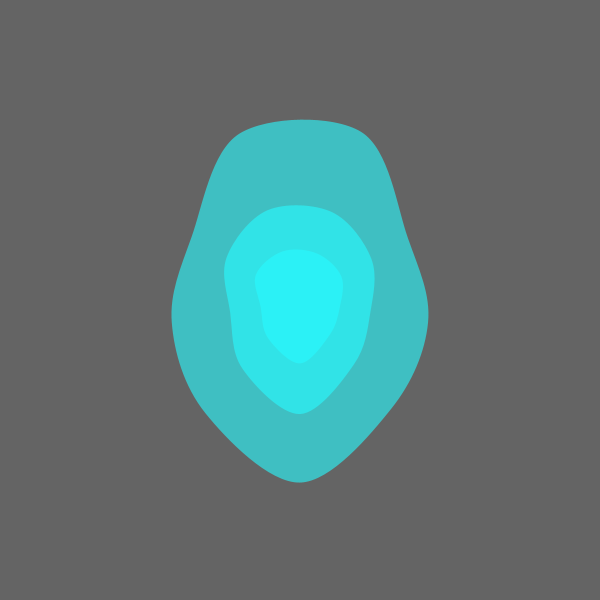
Frame 1 (no input)
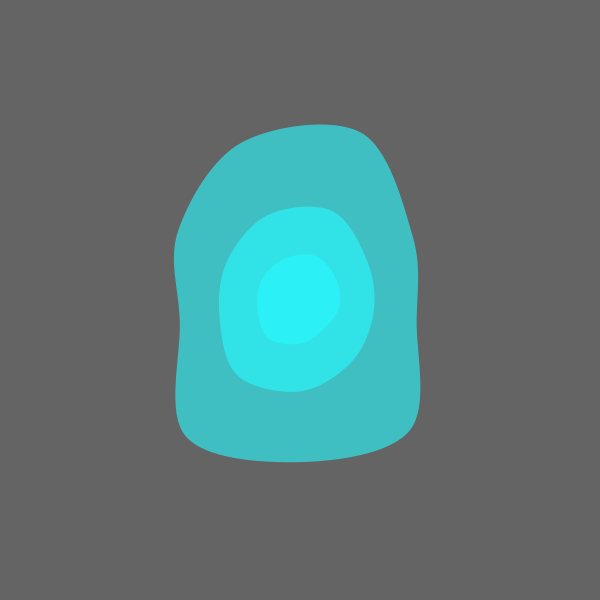
Frame 60 (the mouse pressed at the canvas centre just before this capture)
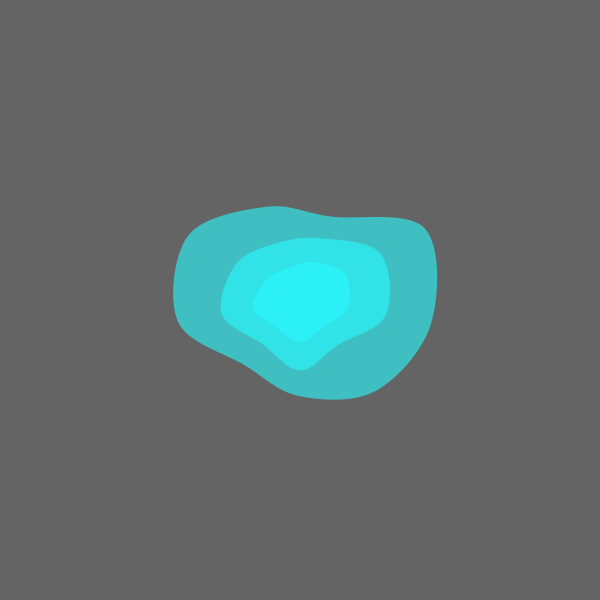
Frame 120 (the mouse held since frame 60 and released just before this capture)

The Processing sketch that drew these frames (run headless with seeded random() and noise(); from frame 60 on, the mouse is pressed at the canvas centre):

// Processing sketch: vertexCircleNoise
// ── vertexCircleNoise.pde


void setup(){
 size( 600, 600 ); 
}

void draw(){
  
  background(100);
  drawBlob( width / 2.0, height / 2.0, 250, 50, #27FAFF, 155.0, 10, 100 );
  drawBlob( width / 2.0, height / 2.0, 150, 20, #27FAFF, 155.0, 10, 300 );
  drawBlob( width / 2.0, height / 2.0, 80, 10, #27FAFF, 155.0, 10, 400 );

}

void drawBlob( float px, float py, float maxRadius, float minRadius, color blobColor, float opacity, int resolution, int timeOffset ){
  
  float angleStep = TWO_PI / (resolution-1);
  float posX[] = new float[resolution];
  float posY[] = new float[resolution];
  
  for( int i = 0; i < resolution; i++){
    
    float angle = i * angleStep;
    posX[i] = sin( angle );
    posY[i] = cos( angle );
    
    float m = ( millis() + timeOffset ) / 1000.0;
    float n = noise( posX[i] + m/10.0, posY[i] + m/10.0, m );
    
    posX[i] = px + posX[i] * map(n,0,1,minRadius,maxRadius);
    posY[i] = py + posY[i] * map(n,0,1,minRadius,maxRadius);
    
    
  }
  
  beginShape();
  
  fill( blobColor, opacity );
  noStroke();
  drawClosedCrv( posX, posY);
  
  endShape();
  
}

void drawClosedCrv( float px[], float py[] ){
 
  for( int i = 0; i < px.length; i++){
    curveVertex( px[i], py[i] ); 
  }
  
  curveVertex( px[1], py[1] );
  curveVertex( px[2], py[2] );
  
}
